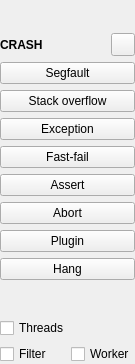
<?xml version="1.0" encoding="UTF-8"?>
<ui version="4.0">
 <class>CrashPane</class>
 <widget class="QWidget" name="CrashPane">
  <property name="geometry">
   <rect>
    <x>0</x>
    <y>0</y>
    <width>135</width>
    <height>364</height>
   </rect>
  </property>
  <layout class="QVBoxLayout" name="crashPaneLayout">
   <property name="leftMargin">
    <number>0</number>
   </property>
   <property name="topMargin">
    <number>0</number>
   </property>
   <property name="rightMargin">
    <number>0</number>
   </property>
   <property name="bottomMargin">
    <number>0</number>
   </property>
   <item>
    <spacer name="leftTopSpacer">
     <property name="orientation">
      <enum>Qt::Orientation::Vertical</enum>
     </property>
     <property name="sizeHint" stdset="0">
      <size>
       <width>0</width>
       <height>0</height>
      </size>
     </property>
    </spacer>
   </item>
   <item>
    <layout class="QHBoxLayout" name="crashesHeaderLayout">
     <property name="spacing">
      <number>0</number>
     </property>
     <item>
      <widget class="QLabel" name="crashesHeader">
       <property name="styleSheet">
        <string notr="true">color: palette(placeholder-text); font-weight: bold;</string>
       </property>
       <property name="text">
        <string>CRASH</string>
       </property>
      </widget>
     </item>
     <item>
      <spacer name="crashesHeaderSpacer">
       <property name="orientation">
        <enum>Qt::Orientation::Horizontal</enum>
       </property>
       <property name="sizeHint" stdset="0">
        <size>
         <width>0</width>
         <height>0</height>
        </size>
       </property>
      </spacer>
     </item>
     <item>
      <widget class="QToolButton" name="debugFilesButton"/>
     </item>
    </layout>
   </item>
   <item>
    <widget class="QPushButton" name="crashButton">
     <property name="text">
      <string>Segfault</string>
     </property>
    </widget>
   </item>
   <item>
    <widget class="QPushButton" name="stackOverflowButton">
     <property name="text">
      <string>Stack overflow</string>
     </property>
    </widget>
   </item>
   <item>
    <widget class="QPushButton" name="throwButton">
     <property name="text">
      <string>Exception</string>
     </property>
    </widget>
   </item>
   <item>
    <widget class="QPushButton" name="fastfailButton">
     <property name="text">
      <string>Fast-fail</string>
     </property>
    </widget>
   </item>
   <item>
    <widget class="QPushButton" name="assertButton">
     <property name="text">
      <string>Assert</string>
     </property>
    </widget>
   </item>
   <item>
    <widget class="QPushButton" name="abortButton">
     <property name="text">
      <string>Abort</string>
     </property>
    </widget>
   </item>
   <item>
    <widget class="QPushButton" name="pluginButton">
     <property name="text">
      <string>Plugin</string>
     </property>
    </widget>
   </item>
   <item>
    <widget class="QPushButton" name="appHangButton">
     <property name="text">
      <string>Hang</string>
     </property>
    </widget>
   </item>
   <item>
    <spacer name="leftBottomSpacer">
     <property name="orientation">
      <enum>Qt::Orientation::Vertical</enum>
     </property>
     <property name="sizeHint" stdset="0">
      <size>
       <width>0</width>
       <height>0</height>
      </size>
     </property>
    </spacer>
   </item>
   <item>
    <widget class="QCheckBox" name="threadStressBox">
     <property name="toolTip">
      <string>Keep 100 worker threads alive with 128 stack frames each</string>
     </property>
     <property name="text">
      <string>Threads</string>
     </property>
    </widget>
   </item>
   <item>
    <layout class="QHBoxLayout" name="togglesLayout">
     <item>
      <widget class="QCheckBox" name="filterBox">
       <property name="text">
        <string>Filter</string>
       </property>
      </widget>
     </item>
     <item>
      <widget class="QCheckBox" name="workerBox">
       <property name="text">
        <string>Worker</string>
       </property>
      </widget>
     </item>
    </layout>
   </item>
  </layout>
 </widget>
 <resources/>
 <connections/>
</ui>
